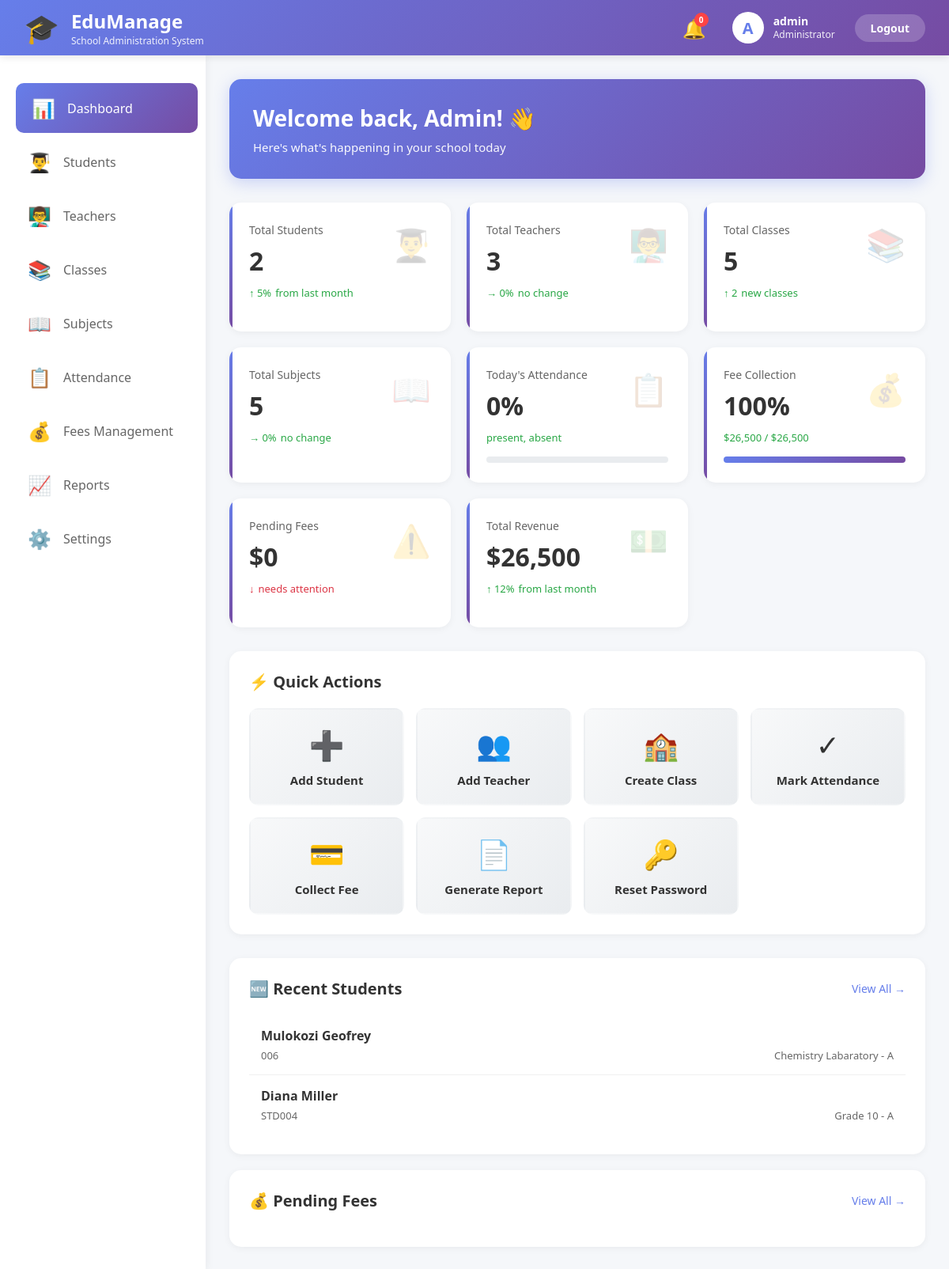
Page /admin/dashboard.php (signed in) on the committed database.
### tables this page shows
CREATE TABLE `students` (
  `id` int(11) NOT NULL,
  `user_id` int(11) DEFAULT NULL,
  `roll_number` varchar(20) NOT NULL,
  `first_name` varchar(50) NOT NULL,
  `last_name` varchar(50) NOT NULL,
  `email` varchar(100) DEFAULT NULL,
  `phone` varchar(15) DEFAULT NULL,
  `date_of_birth` date DEFAULT NULL,
  `address` text DEFAULT NULL,
  `class_id` int(11) DEFAULT NULL,
  `admission_date` date DEFAULT NULL,
  `created_at` timestamp NOT NULL DEFAULT current_timestamp()
);

CREATE TABLE `classes` (
  `id` int(11) NOT NULL,
  `class_name` varchar(50) NOT NULL,
  `section` varchar(10) DEFAULT NULL,
  `teacher_id` int(11) DEFAULT NULL,
  `academic_year` varchar(20) DEFAULT NULL,
  `created_at` timestamp NOT NULL DEFAULT current_timestamp(),
  `department_id` int(11) DEFAULT NULL
);

### admin/dashboard.php (the view, shortened to what this page needs)
<?php
$conn = getDBConnection();
$admin_id = $_SESSION['user_id'];
$stmt = $conn->prepare("SELECT COUNT(*) AS unread_count FROM notifications WHERE receiver_id = ? AND status = 'unread'");
$stmt->bind_param("i", $admin_id);
$stmt->execute();
$result = $stmt->get_result();
$countData = $result->fetch_assoc();
$unreadCount = $countData['unread_count'] ?? 0;
$total_students = $conn->query("SELECT COUNT(*) as count FROM students")->fetch_assoc()['count'];
$total_teachers = $conn->query("SELECT COUNT(*) as count FROM teachers")->fetch_assoc()['count'];
$total_classes = $conn->query("SELECT COUNT(*) as count FROM classes")->fetch_assoc()['count'];
$total_subjects = $conn->query("SELECT COUNT(*) as count FROM subjects")->fetch_assoc()['count'];
$total_fees = $conn->query("SELECT SUM(amount) as total FROM fees")->fetch_assoc()['total'] ?? 0;
$paid_fees = $conn->query("SELECT SUM(amount) as total FROM fees WHERE status = 'paid'")->fetch_assoc()['total'] ?? 0;
$pending_fees = $conn->query("SELECT SUM(amount) as total FROM fees WHERE status = 'pending'")->fetch_assoc()['total'] ?? 0;
$today = date('Y-m-d');
$today_attendance = $conn->query("SELECT
    COUNT(*) as total,
    SUM(CASE WHEN status = 'present' THEN 1 ELSE 0 END) as present,
    SUM(CASE WHEN status = 'absent' THEN 1 ELSE 0 END) as absent
    FROM attendance WHERE attendance_date = '$today'")->fetch_assoc();
$recent_students = $conn->query("SELECT s.*, c.class_name, c.section FROM students s
                                LEFT JOIN classes c ON s.class_id = c.id
                                ORDER BY s.created_at DESC LIMIT 5");
$attendance_rate = $today_attendance['total'] > 0
    ? round(($today_attendance['present'] / $today_attendance['total']) * 100, 1)
    : 0;
$collection_rate = $total_fees > 0
    ? round(($paid_fees / $total_fees) * 100, 1)
    : 0;
?>
<!DOCTYPE html>
<html lang="en">
<head>
</head>
<body>
    <nav class="top-nav">
        <div class="top-nav-content">
            <div class="logo-section">
                <span class="icon">🎓</span>
                <div class="logo-text">
                    <h1>EduManage</h1>
                    <p>School Administration System</p>
                </div>
            </div>
    <div class="user-section">
    <div class="notification-icon" onclick="toggleNotifications()">
        🔔
        <span class="notification-badge"><?php echo $unreadCount; ?></span>
    </div>
    <div class="user-info">
        <div class="user-avatar">A</div>
        <div class="user-details">
            <div class="user-name"><?php echo $_SESSION['username']; ?></div>
            <div class="user-role">Administrator</div>
        </div>
    </div>
    <a href="../logout.php" class="btn-logout">Logout</a>
</div>
        </div>
    </nav>
    <div class="main-layout">
        <aside class="sidebar">
            <ul class="sidebar-menu">
                <li class="menu-item">
                    <a href="dashboard.php" class="active">
                        <span class="menu-icon">📊</span>
                        <span>Dashboard</span>
                    </a>
                </li>
                <li class="menu-item">
                    <a href="students.php">
                        <span class="menu-icon">👨‍🎓</span>
                        <span>Students</span>
                    </a>
                </li>
                <li class="menu-item">
                    <a href="teachers.php">
                        <span class="menu-icon">👨‍🏫</span>
                        <span>Teachers</span>
                    </a>
                </li>
                <li class="menu-item">
                    <a href="classes.php">
                        <span class="menu-icon">📚</span>
                        <span>Classes</span>
                    </a>
                </li>
                <li class="menu-item">
                    <a href="subjects.php">
                        <span class="menu-icon">📖</span>
                        <span>Subjects</span>
                    </a>
                </li>
                <li class="menu-item">
                    <a href="attendance.php">
                        <span class="menu-icon">📋</span>
                        <span>Attendance</span>
                    </a>
                </li>
                <li class="menu-item">
                    <a href="fees.php">
                        <span class="menu-icon">💰</span>
                        <span>Fees Management</span>
                    </a>
                </li>
                <li class="menu-item">
                    <a href="reports.php">
                        <span class="menu-icon">📈</span>
                        <span>Reports</span>
                    </a>
                </li>
                <li class="menu-item">
                    <a href="settings.php">
                        <span class="menu-icon">⚙️</span>
                        <span>Settings</span>
                    </a>
                </li>
            </ul>
        </aside>
        <main class="main-content">
            <div class="welcome-banner">
                <h2>Welcome back, Admin! 👋</h2>
                <p>Here's what's happening in your school today</p>
            </div>
            <div class="stats-grid">
                <div class="stat-card">
                    <div class="stat-header">
                        <div>
                            <div class="stat-label">Total Students</div>
                            <div class="stat-value"><?php echo $total_students; ?></div>
                            <div class="stat-footer">
                                <span>↑ 5%</span> from last month
                            </div>
                        </div>
                        <div class="stat-icon">👨‍🎓</div>
                    </div>
                </div>
                <div class="stat-card">
                    <div class="stat-header">
                        <div>
                            <div class="stat-label">Total Teachers</div>
                            <div class="stat-value"><?php echo $total_teachers; ?></div>
                            <div class="stat-footer">
                                <span>→ 0%</span> no change
                            </div>
                        </div>
                        <div class="stat-icon">👨‍🏫</div>
                    </div>
                </div>
                <div class="stat-card">
                    <div class="stat-header">
                        <div>
                            <div class="stat-label">Total Classes</div>
                            <div class="stat-value"><?php echo $total_classes; ?></div>
                            <div class="stat-footer">
                                <span>↑ 2</span> new classes
                            </div>
                        </div>
                        <div class="stat-icon">📚</div>
                    </div>
                </div>
                <div class="stat-card">
                    <div class="stat-header">
                        <div>
                            <div class="stat-label">Total Subjects</div>
                            <div class="stat-value"><?php echo $total_subjects; ?></div>
                            <div class="stat-footer">
                                <span>→ 0%</span> no change
                            </div>
                        </div>
                        <div class="stat-icon">📖</div>
                    </div>
                </div>
                <div class="stat-card">
                    <div class="stat-header">
                        <div>
                            <div class="stat-label">Today's Attendance</div>
                            <div class="stat-value"><?php echo $attendance_rate; ?>%</div>
                            <div class="stat-footer">
                                <?php echo $today_attendance['present']; ?> present, <?php echo $today_attendance['absent']; ?> absent
                            </div>
                        </div>
                        <div class="stat-icon">📋</div>
                    </div>
                    <div class="progress-bar">
                    </div>
                </div>
                <div class="stat-card">
                    <div class="stat-header">
                        <div>
                            <div class="stat-label">Fee Collection</div>
                            <div class="stat-value"><?php echo $collection_rate; ?>%</div>
                            <div class="stat-footer">
                                $<?php echo number_format($paid_fees, 0); ?> / $<?php echo number_format($total_fees, 0); ?>
                            </div>
                        </div>
                        <div class="stat-icon">💰</div>
                    </div>
                    <div class="progress-bar">
                        <div class="progress-fill" style="width: <?php echo $collection_rate; ?>%"></div>
                    </div>
                </div>
                <div class="stat-card">
                    <div class="stat-header">
                        <div>
                            <div class="stat-label">Pending Fees</div>
                            <div class="stat-value">$<?php echo number_format($pending_fees, 0); ?></div>
                            <div class="stat-footer negative">
                                <span>↓</span> needs attention
                            </div>
                        </div>
                        <div class="stat-icon">⚠️</div>
                    </div>
                </div>
                <div class="stat-card">
                    <div class="stat-header">
                        <div>
                            <div class="stat-label">Total Revenue</div>
                            <div class="stat-value">$<?php echo number_format($paid_fees, 0); ?></div>
                            <div class="stat-footer">
                                <span>↑ 12%</span> from last month
                            </div>
                        </div>
                        <div class="stat-icon">💵</div>
                    </div>
                </div>
            </div>
            <div class="quick-actions">
                <div class="section-header">
                    <h3>⚡ Quick Actions</h3>
                </div>
                <div class="actions-grid">
                    <a href="students.php" class="action-card">
                        <div class="action-icon">➕</div>
                        <h4>Add Student</h4>
                    </a>
                    <a href="teachers.php" class="action-card">
                        <div class="action-icon">👥</div>
                        <h4>Add Teacher</h4>
                    </a>
                    <a href="classes.php" class="action-card">
                        <div class="action-icon">🏫</div>
                        <h4>Create Class</h4>
                    </a>
                    <a href="attendance.php" class="action-card">
                        <div class="action-icon">✓</div>
                        <h4>Mark Attendance</h4>
                    </a>
                    <a href="fees.php" class="action-card">
                        <div class="action-icon">💳</div>
                        <h4>Collect Fee</h4>
                    </a>
                    <a href="reports.php" class="action-card">
                        <div class="action-icon">📄</div>
                        <h4>Generate Report</h4>
                    </a>
                    <div class="action-card" onclick="openResetModal()">
                        <div class="action-icon">🔑</div>
                        <h4>Reset Password</h4>
                    </div>
                </div>
            </div>
            <div class="dashboard-grid">
                <div class="activity-card">
                    <div class="section-header">
                        <h3>🆕 Recent Students</h3>
                        <a href="students.php" style="color: #667eea; text-decoration: none; font-size: 14px;">View All →</a>
                    </div>
                    <ul class="activity-list">
                        <?php while ($student = $recent_students->fetch_assoc()): ?>
                        <li class="activity-item">
                            <div class="activity-title">
                                <?php echo $student['first_name'] . ' ' . $student['last_name']; ?>
                            </div>
                            <div class="activity-meta">
                                <span><?php echo $student['roll_number']; ?></span>
                                <span><?php echo $student['class_name'] . ' - ' . $student['section']; ?></span>
                            </div>
                        </li>
                        <?php endwhile; ?>
                    </ul>
                </div>
                <div class="activity-card">
                    <div class="section-header">
                        <h3>💰 Pending Fees</h3>
                        <a href="fees.php" style="color: #667eea; text-decoration: none; font-size: 14px;">View All →</a>
                    </div>
                </div>
            </div>
        </main>
    </div>
</body>
</html>

### rows in the picture
students: first_name "Mulokozi", last_name "Geofrey", roll_number "006", class.class_name "Chemistry Labaratory", class.section "A"
students: first_name "Diana", last_name "Miller", roll_number "STD004", class.class_name "Grade 10", class.section "A"

### other values in the picture
$unreadCount "0"
$_SESSION['username'] "admin"
$total_students "2"
$total_teachers "3"
$total_classes "5"
$total_subjects "5"
$attendance_rate "0"
$collection_rate "100"
$paid_fees "26,500"
$total_fees "26,500"
$pending_fees "0"
